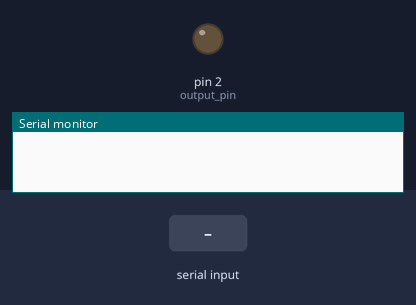
Recording of a sketch running on a simulated Arduino Uno, built with avr-gcc and run on an emulated ATmega328P. On the bench: output pins drawn as LEDs (lit = HIGH), the last lines printed to the serial monitor. The inputs (shaded band) are chosen by the test bench.

Above: at 1.2 s.
1.3 s: "1" received over Serial
At 3.2 s:
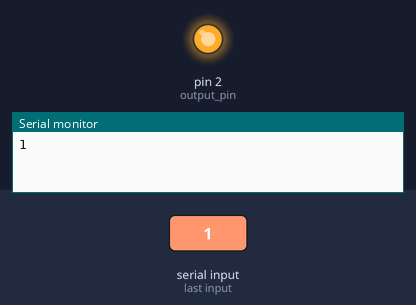
Timing chart, 0 to 7.9 s (numbered marks = the images above; inputs shaded):
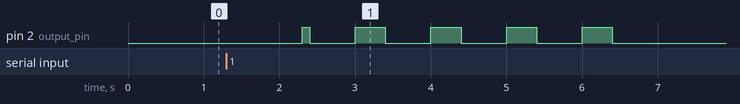

The sketch:

morse_code.ino
```cpp
String MorseDictionnary[36][2] ={
  {"A",".-"},
  {"B","-..."},
  {"C","-.-."},
  {"D","-.."},
  {"E","."},
  {"F","..-."},
  {"G","--."},
  {"H","...."},
  {"I",".."},
  {"J",".---"},
  {"K","-.-"},
  {"L",".-.."},
  {"M","--"},
  {"N","-."},
  {"O","---"},
  {"P",".--."},
  {"Q","--.-"},
  {"R",".-."},
  {"S","..."},
  {"T","-"},
  {"U","..-"},
  {"V","...-"},
  {"W",".--"},
  {"X","-..-"},
  {"Y","-.--"},
  {"Z","--.."},
  {"0","-----"},
  {"1",".----"},
  {"2","..---"},
  {"3","...--"},
  {"4","....-"},
  {"5","....."},
  {"6","-...."},
  {"7","--..."},
  {"8","---.."},
  {"9","----."}
};

String code;
int output_pin = 2;

void setup() {
  Serial.begin(115200);
  pinMode(output_pin, OUTPUT);
}

void loop() {
  code = Serial.readString();
  // Serial.println(code);

  for(int i = 0; i < code.length(); i++){
    Serial.println(code[i]);

    for(int j = 0; j < 36; j++){
      if(MorseDictionnary[j][0] == String(code[i])){
        for(char ch: MorseDictionnary[j][1]){

          // Serial.print(ch);
          if(ch == '.'){
            digitalWrite(output_pin, HIGH);
            delay(100);
            digitalWrite(output_pin, LOW);
            delay(600);
          }

          else{
            digitalWrite(output_pin, HIGH);
            delay(400);
            digitalWrite(output_pin, LOW);
            delay(600);
          }

        }
        delay(2000);
      }
    }
  }
}
```

Measured:
- after the input at 1.3 s, pin 2 (output_pin): LOW → HIGH after 1.0 s, then repeats every 1.0 s: LOW 0.60 s, HIGH 0.40 s, until it stays LOW from 6.4 s
